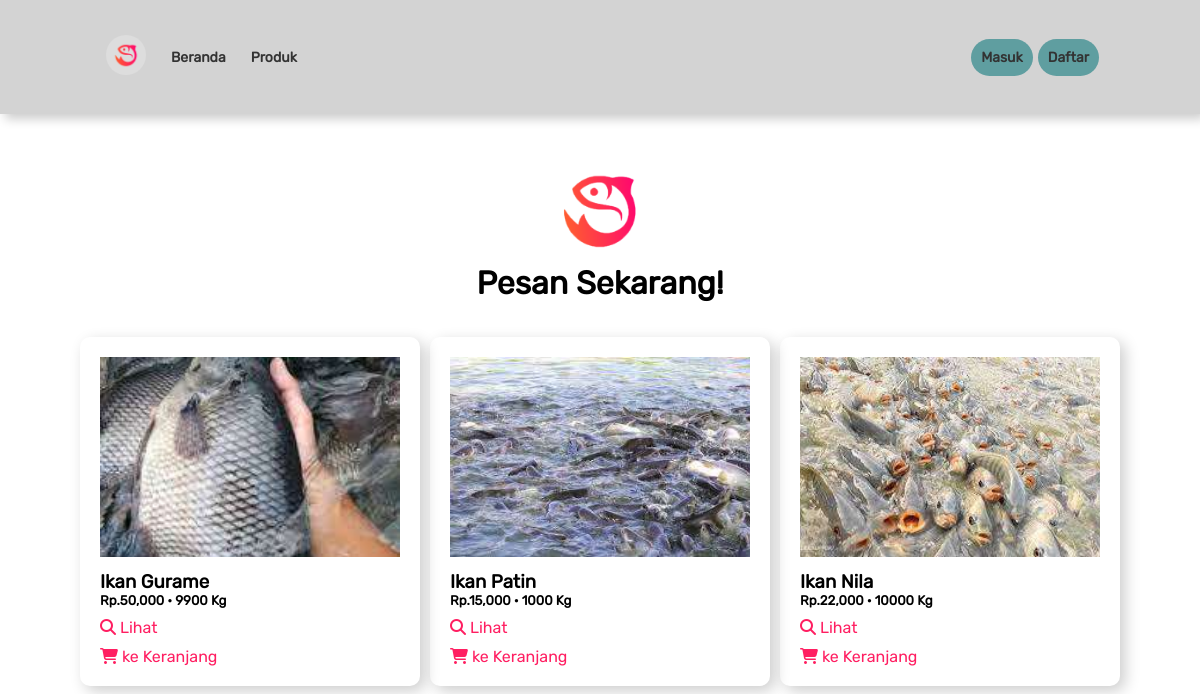
/produkview.php, run on the app's committed database.
### tables this page shows
CREATE TABLE `produk` (
  `id_data` int(255) NOT NULL,
  `nama` varchar(255) NOT NULL,
  `kategori` int(255) NOT NULL,
  `deskripsi` text NOT NULL,
  `foto` varchar(255) NOT NULL,
  `harga` int(255) NOT NULL,
  `qty` int(255) NOT NULL,
  `satuan` varchar(255) NOT NULL
);

### backend/model/Querybuilder.php (called while the page is built, shortened)
<?php
require 'Database.php';
class Querybuilder
{
   private $tableName;
   function __construct($dbname)
   {
      $this->tableName = $dbname;
   }
   function selectAll($clause)
   {
      $dbconf = new Database();
      $table = $this->tableName;
      $query = "SELECT * FROM $table WHERE $clause";
      $exe = mysqli_query($dbconf->connect(),$query);
      $data['rows'] = mysqli_num_rows($exe);
      $data['result'] = $exe;
      return $data;
   }
}

### backend/model/Database.php (called while the page is built)
<?php
class Database
{
   function connect()
   {
      $username = 'root';
      $password = '';
      $host = 'localhost';
      $db = "sipit";
      return mysqli_connect($host, $username, $password, $db);
   }
}

### produkview.php (the view, shortened to what this page needs)
<?php
require 'backend/model/Querybuilder.php';
?>
<!DOCTYPE Html>
<html>
   <head>
      <link rel="stylesheet" href="assets/css/style.css"/>
   </head>
   <body style="padding:0;margin:0;box-sizing: border-box;font-family: 'Rubiks'">
   <?php
   include 'temps/navbar.php';
   ?>
   <div class="wrapper">
      <center>
         <img src="assets/logos.png" style="margin-top:50px;width:100px;height:100px;object-fit: contain">
      </center>
      <h1 style="text-align: center;margin:0;padding:0;">Pesan Sekarang!</h1>
      <div class="flex-container" style="padding:30px;">
         <?php
         $prod = new Querybuilder("produk");
         $prd1 = $prod->selectAll("1 ORDER BY id_data DESC");
         while($ff = mysqli_fetch_array($prd1['result']))
         {
            ?>
            <div class="product-wrapper">
               <img src="image/<?= $ff['foto'] ?>" style="width:100%;">
               <h3 style="margin-top:10px;"><?= $ff['nama'] ?></h3>
               <h5 style="margin:0;padding:0;">Rp.<?= number_format($ff['harga']) ?> &centerdot; <?= $ff['qty'] ?> <?= $ff['satuan'] ?></h5>
               <?php
               if($ff['qty'] != 0)
               {
                  if(empty($_SESSION['user']))
                  {
                     ?>
                     <a href="produk.php?id=<?= $ff['id_data'] ?>"><i class="fas fa-search"></i> Lihat</a>
                     <a class="open-popup" href="login.php"><span class="fas fa-shopping-cart"></span> ke Keranjang</a>
                     <?php
                  }
                  else{
                     ?>
                     <a href="produk.php?id=<?= $ff['id_data'] ?>"><i class="fas fa-search"></i> Lihat</a>
                     <a href="backend/cart.php?id=<?= $ff['id_data'] ?>"><span class="fas fa-shopping-cart"></span> ke Keranjang</a>
                     <?php
                  }
               }
               else{
                  ?>
                  <h5 style="color:#fff;text-align: center;padding:20px;background: red;margin-top:10px;border-radius: 5px;">STOK HABIS</h5>
                  <?php
               }
               ?>
            </div>
            <?php
         }
         ?>
      </div>
   </div>
   </body>
</html>

### assets/css/style.css (style rules this page uses)
body { font-family: "Second"; margin:0; padding:0; }
.flex-container { display: flex; flex-flow: row wrap; justify-content: center; justify-items: center; }
.product-wrapper { width:300px; padding:20px; margin:5px; box-shadow: 5px 5px 15px rgba(0,0,0,0.2); border-radius: 10px; }
.product-wrapper > h4,h5,h3 { margin:0; }
.product-wrapper > img { height:200px; object-fit: cover; }
.product-wrapper > a { color:rgb(255,30,97); margin-top:10px; display: block; text-decoration: none; }
.wrapper { display: block; width:100%; padding-top:110px; box-sizing: border-box; }
.order-item > h4,h5 { margin:0; padding:5px; }

### data on the page
produk: foto (picture), nama "Ikan Gurame", harga "50,000", qty "9900", satuan "Kg"
produk: foto (picture), nama "Ikan Patin", harga "15,000", qty "1000", satuan "Kg"
produk: foto (picture), nama "Ikan Nila", harga "22,000", qty "10000", satuan "Kg"
